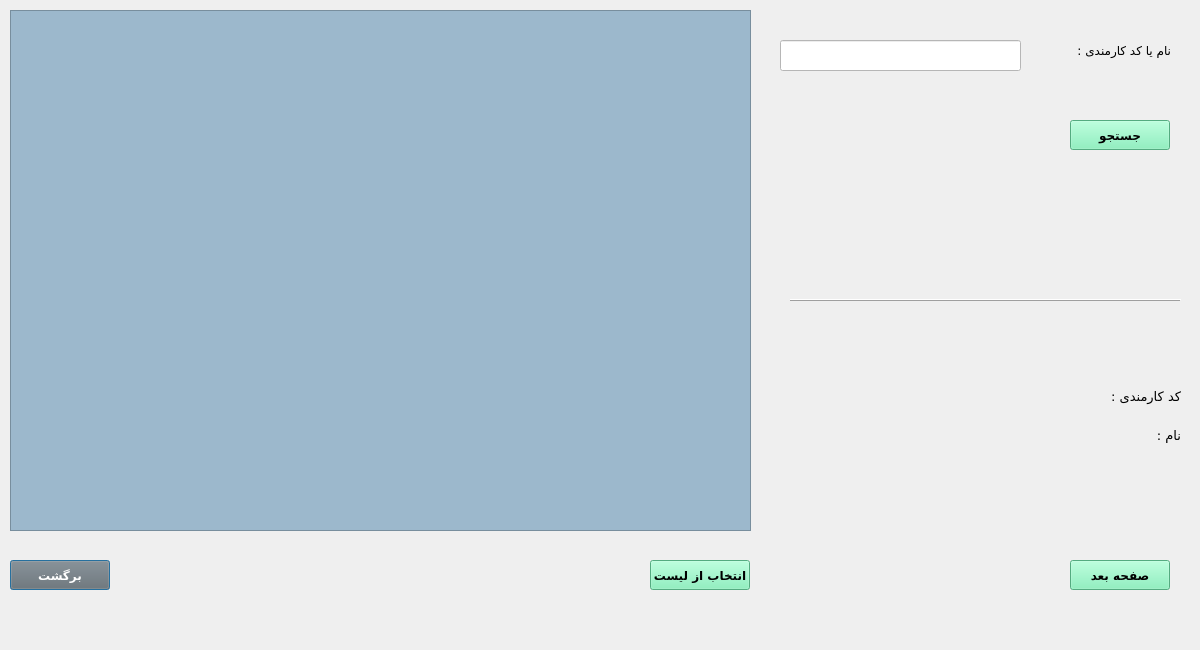
<?xml version="1.0" encoding="UTF-8"?>
<ui version="4.0">
 <class>RemoveEraeDarsDialog</class>
 <widget class="QDialog" name="RemoveEraeDarsDialog">
  <property name="geometry">
   <rect>
    <x>0</x>
    <y>0</y>
    <width>1200</width>
    <height>650</height>
   </rect>
  </property>
  <property name="windowTitle">
   <string>حذف درس ارائه داده شده</string>
  </property>
  <widget class="QPushButton" name="pushButton_back">
   <property name="geometry">
    <rect>
     <x>10</x>
     <y>560</y>
     <width>100</width>
     <height>30</height>
    </rect>
   </property>
   <property name="minimumSize">
    <size>
     <width>100</width>
     <height>30</height>
    </size>
   </property>
   <property name="font">
    <font>
     <family>B Nazanin</family>
     <pointsize>9</pointsize>
     <weight>75</weight>
     <bold>true</bold>
    </font>
   </property>
   <property name="styleSheet">
    <string notr="true">background-color: rgb(111, 111, 111);
color: white</string>
   </property>
   <property name="text">
    <string>برگشت</string>
   </property>
  </widget>
  <widget class="QLabel" name="label_2">
   <property name="geometry">
    <rect>
     <x>1020</x>
     <y>40</y>
     <width>151</width>
     <height>21</height>
    </rect>
   </property>
   <property name="font">
    <font>
     <family>B Titr</family>
     <pointsize>9</pointsize>
    </font>
   </property>
   <property name="text">
    <string>نام یا کد کارمندی :</string>
   </property>
  </widget>
  <widget class="Line" name="line">
   <property name="geometry">
    <rect>
     <x>790</x>
     <y>290</y>
     <width>391</width>
     <height>20</height>
    </rect>
   </property>
   <property name="frameShadow">
    <enum>QFrame::Raised</enum>
   </property>
   <property name="lineWidth">
    <number>1</number>
   </property>
   <property name="orientation">
    <enum>Qt::Horizontal</enum>
   </property>
  </widget>
  <widget class="QPushButton" name="pushButton_nextPage">
   <property name="geometry">
    <rect>
     <x>1070</x>
     <y>560</y>
     <width>100</width>
     <height>30</height>
    </rect>
   </property>
   <property name="font">
    <font>
     <family>B Nazanin</family>
     <pointsize>9</pointsize>
     <weight>75</weight>
     <bold>true</bold>
    </font>
   </property>
   <property name="styleSheet">
    <string notr="true">background-color : rgb(118, 240, 179)</string>
   </property>
   <property name="text">
    <string>صفحه بعد</string>
   </property>
  </widget>
  <widget class="QLineEdit" name="lineEdit_teachCode">
   <property name="geometry">
    <rect>
     <x>780</x>
     <y>40</y>
     <width>241</width>
     <height>31</height>
    </rect>
   </property>
   <property name="styleSheet">
    <string notr="true">background-color: white</string>
   </property>
  </widget>
  <widget class="QTreeView" name="treeView">
   <property name="geometry">
    <rect>
     <x>10</x>
     <y>10</y>
     <width>741</width>
     <height>521</height>
    </rect>
   </property>
   <property name="styleSheet">
    <string notr="true">background-color: rgb(156, 184, 204)</string>
   </property>
   <property name="sortingEnabled">
    <bool>true</bool>
   </property>
  </widget>
  <widget class="QPushButton" name="pushButton_search">
   <property name="geometry">
    <rect>
     <x>1070</x>
     <y>120</y>
     <width>100</width>
     <height>30</height>
    </rect>
   </property>
   <property name="minimumSize">
    <size>
     <width>100</width>
     <height>30</height>
    </size>
   </property>
   <property name="font">
    <font>
     <family>B Nazanin</family>
     <pointsize>9</pointsize>
     <weight>75</weight>
     <bold>true</bold>
    </font>
   </property>
   <property name="styleSheet">
    <string notr="true">background-color: rgb(118, 240, 179)</string>
   </property>
   <property name="text">
    <string>جستجو</string>
   </property>
  </widget>
  <widget class="QPushButton" name="pushButton_choose">
   <property name="geometry">
    <rect>
     <x>650</x>
     <y>560</y>
     <width>100</width>
     <height>30</height>
    </rect>
   </property>
   <property name="minimumSize">
    <size>
     <width>100</width>
     <height>30</height>
    </size>
   </property>
   <property name="font">
    <font>
     <family>B Nazanin</family>
     <pointsize>9</pointsize>
     <weight>75</weight>
     <bold>true</bold>
    </font>
   </property>
   <property name="styleSheet">
    <string notr="true">background-color:rgb(118, 240, 179)</string>
   </property>
   <property name="text">
    <string>انتخاب از لیست</string>
   </property>
  </widget>
  <widget class="QWidget" name="layoutWidget">
   <property name="geometry">
    <rect>
     <x>860</x>
     <y>380</y>
     <width>321</width>
     <height>71</height>
    </rect>
   </property>
   <layout class="QHBoxLayout" name="horizontalLayout">
    <item>
     <layout class="QVBoxLayout" name="verticalLayout_2">
      <item>
       <widget class="QLabel" name="label_teacherCode">
        <property name="font">
         <font>
          <pointsize>9</pointsize>
         </font>
        </property>
        <property name="layoutDirection">
         <enum>Qt::LeftToRight</enum>
        </property>
        <property name="text">
         <string/>
        </property>
       </widget>
      </item>
      <item>
       <widget class="QLabel" name="label_name">
        <property name="font">
         <font>
          <pointsize>9</pointsize>
         </font>
        </property>
        <property name="text">
         <string/>
        </property>
       </widget>
      </item>
     </layout>
    </item>
    <item>
     <layout class="QVBoxLayout" name="verticalLayout">
      <item>
       <widget class="QLabel" name="label_6">
        <property name="font">
         <font>
          <family>B Koodak</family>
          <pointsize>10</pointsize>
         </font>
        </property>
        <property name="text">
         <string>کد کارمندی :</string>
        </property>
       </widget>
      </item>
      <item>
       <widget class="QLabel" name="label_4">
        <property name="font">
         <font>
          <family>B Koodak</family>
          <pointsize>10</pointsize>
         </font>
        </property>
        <property name="text">
         <string>نام :</string>
        </property>
       </widget>
      </item>
     </layout>
    </item>
   </layout>
  </widget>
 </widget>
 <resources/>
 <connections>
  <connection>
   <sender>pushButton_back</sender>
   <signal>clicked()</signal>
   <receiver>RemoveEraeDarsDialog</receiver>
   <slot>close()</slot>
   <hints>
    <hint type="sourcelabel">
     <x>46</x>
     <y>578</y>
    </hint>
    <hint type="destinationlabel">
     <x>198</x>
     <y>576</y>
    </hint>
   </hints>
  </connection>
 </connections>
</ui>
